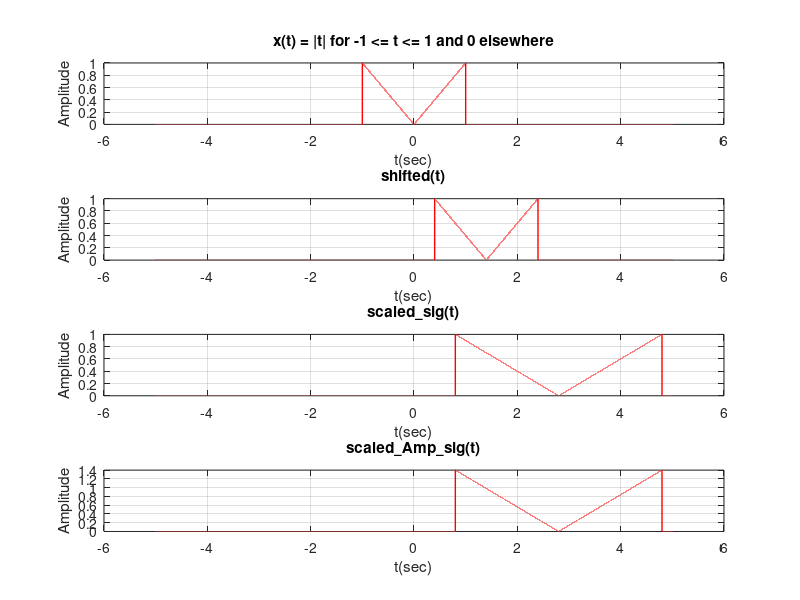
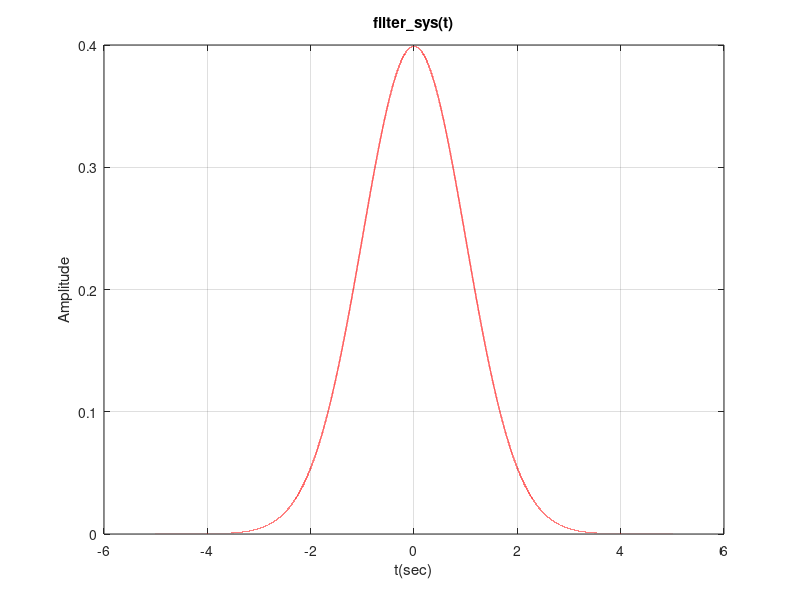
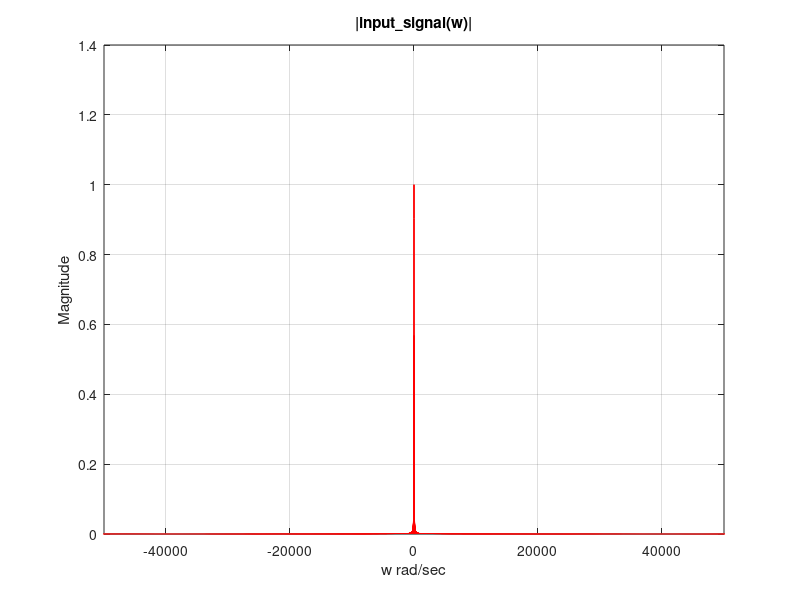
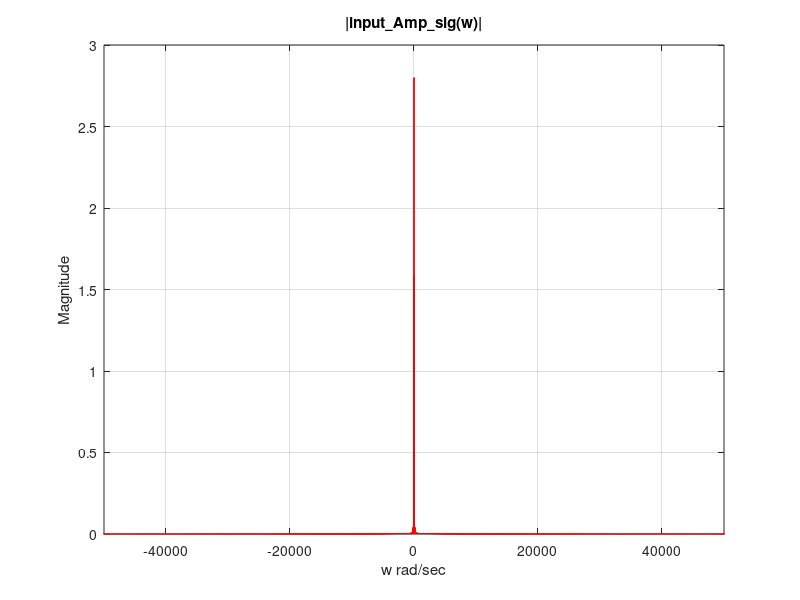

These figures' MATLAB source, in order:
clc; clear; close all;

SectionNum = 7; 
GroupNum = 2; 

%Plot the initial signal x(t) for -5 < t < 5 
% Define time range 
SamplingFreq = 16000; 
SamplingPer = 1/SamplingFreq; 
time_vec = -5:SamplingPer:5; 

% Define x(t) as |t| for -1 <= t <= 1, and 0 elsewhere
sig = zeros(size(time_vec));
sig(time_vec >= -1 & time_vec <= 1) = abs(time_vec(time_vec >= -1 & time_vec <= 1));

figure;
subplot(4,1,1);
plot(time_vec, sig, 'r', 'LineWidth', 1);
xlabel('t(sec)');
ylabel('Amplitude');
title('x(t) = |t| for -1 <= t <= 1 and 0 elsewhere');
grid on;

%Plot the shifted(t) Time-Shifted signal.
% shifted= x(t - 0.2 * s)
shift_amt = -0.2 * SectionNum;
shifted_sig = zeros(size(time_vec));
shifted_time_vec = time_vec + shift_amt;
shifted_sig(shifted_time_vec >= -1 & shifted_time_vec <= 1) = abs(shifted_time_vec(shifted_time_vec >= -1 & shifted_time_vec <= 1));

subplot(4,1,2);
plot(time_vec, shifted_sig, 'r', 'LineWidth', 1);
xlabel('t(sec)');
ylabel('Amplitude');
title('shifted(t)');
grid on;

%Plot the Time-Scaled signal scaled_sig(t)
scaling_factor = 1/GroupNum;
scaled_sig = zeros(size(time_vec));
scaled_time_vec = time_vec * scaling_factor + shift_amt;
scaled_sig(scaled_time_vec >= -1 & scaled_time_vec <= 1) = abs(scaled_time_vec(scaled_time_vec >= -1 & scaled_time_vec <= 1));

subplot(4,1,3);
plot(time_vec, scaled_sig, 'r', 'LineWidth', 1);
xlabel('t(sec)');
ylabel('Amplitude');
title('scaled\_sig(t)');
grid on;

%Plot the Amplitude-Scaled signal scaled_Amp_sig(t)
Amp_factor = 0.1 * GroupNum * SectionNum;
scaled_Amp_sig = Amp_factor * scaled_sig;

subplot(4,1,4);
plot(time_vec, scaled_Amp_sig, 'r', 'LineWidth', 1);
xlabel('t(sec)');
ylabel('Amplitude');
title('scaled\_Amp\_sig(t)');
grid on;

%Plot the filter system filter_sys(t)
filter_sys = (1/sqrt(2*pi)) * exp(-time_vec.^2 / 2);
figure;
plot(time_vec, filter_sys, 'r', 'LineWidth', 1);
xlabel('t(sec)');
ylabel('Amplitude');
title('filter\_sys(t)');
grid on;

%Compute and plot the magnitude spectrum of the input signal: |input_signal(w)|
freq_vec = linspace(-SamplingFreq/2, SamplingFreq/2, length(sig)); 
ang_freq_vec = 2 * pi * freq_vec; 
num_periods = SamplingFreq;
input_signal = fft(sig) / num_periods; 
figure;
plot(ang_freq_vec, abs(fftshift(input_signal)), 'r', 'LineWidth', 1);
xlabel('w rad/sec');
ylabel('Magnitude');
title('|input\_signal(w)|');
xlim([-50000 50000]);
grid on;

%Compute and plot the magnitude spectrum of the input signal: |input_Amp_sig(w)|
input_Amp_sig = fft(scaled_Amp_sig) / num_periods; 
figure;
plot(ang_freq_vec, abs(fftshift(input_Amp_sig)), 'r', 'LineWidth', 1);
xlabel('w rad/sec');
ylabel('Magnitude');
title('|input\_Amp\_sig(w)|');
xlim([-50000 50000]);
grid on;

%Compute and plot the magnitude spectrum of the filtering system: |filter_sys(w)|
filter_sys_freq = fft(filter_sys) / num_periods; 
figure;
plot(ang_freq_vec, fftshift(abs(filter_sys_freq)), 'r', 'LineWidth', 1);
xlabel('w rad/sec');
ylabel('Magnitude');
title('|filter\_sys(w)|');
xlim([-50000 50000]);
grid on;

%Compute and plot the magnitude spectrum of the output signal |output_signal(w)|
output_signal = input_signal .* filter_sys_freq; 
figure;
plot(ang_freq_vec, abs(fftshift(output_signal)), 'r', 'LineWidth', 1);
xlabel('w rad/sec');
ylabel('Magnitude');
title('|output\_signal(w)|');
xlim([-50000 50000]);
grid on;

%Compute and plot the time-domain output signal output_time(t)
output_time = (ifft(output_signal)) * num_periods;
figure;
plot(time_vec, real(output_time), 'r', 'LineWidth', 1);
xlabel('t(sec)');
ylabel('Amplitude');
title('output\_time(t)');
grid on;

%Plot scaled_Amp_sig(t) and output_time(t) on the same graph
figure;
plot(time_vec, real(output_time), 'b', 'LineWidth', 1);
hold on;
plot(time_vec, scaled_Amp_sig, 'r', 'LineWidth', 1);
xlabel('t(sec)');
ylabel('Amplitude');
title('scaled\_Amp\_sig(t) & output\_time(t)');
legend('output\_time(t)', 'scaled\_Amp\_sig(t)');
grid on;
